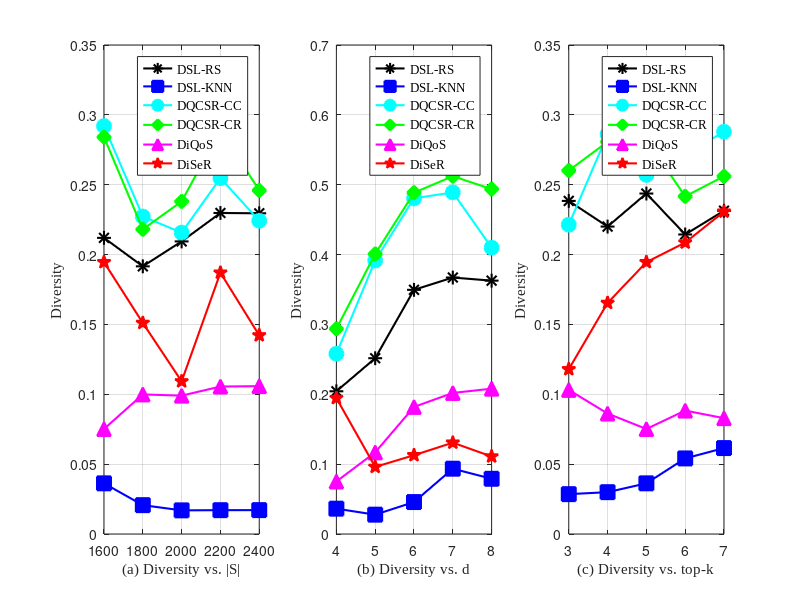

Write MATLAB code to recreate this figure.
clf;clear
% DCG vs. n
x=linspace(0,20,5);
y1=[0.21194912,0.19158352,0.2094175,0.22977357,0.22953479];
y2=[0.03625638,0.0206474,0.01692383,0.01705312,0.01709296];
y3=[0.29199984,0.22723792,0.21570304,0.254704,0.22421325];
y4=[0.2841235,0.21806386,0.23804087,0.28920259,0.24593586];
y5=[0.07516367,0.09990937,0.09902192,0.10553582,0.10581745];
y6=[0.1945413,0.15105552,0.10924673,0.18702012,0.14217918];
subplot(1,3,1)
plot(x,y1,'-k*','LineWidth',1.5,'MarkerFaceColor','k','MarkerSize',10)
hold on
plot(x,y2,'-bs','LineWidth',1.5,'MarkerFaceColor','b','MarkerSize',10)
hold on
plot(x,y3,'-co','LineWidth',1.5,'MarkerFaceColor','c','MarkerSize',10)
hold on
plot(x,y4,'-gd','LineWidth',1.5,'MarkerFaceColor','g','MarkerSize',10)
hold on
plot(x,y5,'-m^','LineWidth',1.5,'MarkerFaceColor','m','MarkerSize',10)
hold on
plot(x,y6,'-rp','LineWidth',1.5,'MarkerFaceColor','r','MarkerSize',10)
grid on
xlabel('\fontname{Times New Roman}(a) Diversity vs. |S|')
ylabel('\fontname{Times New Roman}Diversity')
legend('\fontname{Times New Roman}DSL-RS','\fontname{Times New Roman}DSL-KNN','\fontname{Times New Roman}DQCSR-CC','\fontname{Times New Roman}DQCSR-CR','\fontname{Times New Roman}DiQoS','\fontname{Times New Roman}DiSeR','Location', 'Best')
set(gca,'looseInset',[0,25,0,5])
set(gca, 'XTicklabel',{'1600','1800','2000','2200','2400'}); 
% DCG vs. d
x=4:8;
y1=[0.20428472,0.25162893,0.34951138,0.36711671,0.36266908];
y2=[0.03625638,0.02767379,0.04572904,0.09348967,0.07905116];
y3=[0.25807479,0.39148218,0.48042991,0.48905079,0.40991439];
y4=[0.293745,0.40085412,0.48855263,0.51215164,0.49375847];
y5=[0.07516367,0.11686508,0.18192977,0.20190252,0.20802267];
y6=[0.1945413,0.09604033,0.11278902,0.13073098,0.11093915];
subplot(1,3,2)
plot(x,y1,'-k*','LineWidth',1.5,'MarkerFaceColor','k','MarkerSize',10)
hold on
plot(x,y2,'-bs','LineWidth',1.5,'MarkerFaceColor','b','MarkerSize',10)
hold on
plot(x,y3,'-co','LineWidth',1.5,'MarkerFaceColor','c','MarkerSize',10)
hold on
plot(x,y4,'-gd','LineWidth',1.5,'MarkerFaceColor','g','MarkerSize',10)
hold on
plot(x,y5,'-m^','LineWidth',1.5,'MarkerFaceColor','m','MarkerSize',10)
hold on
plot(x,y6,'-rp','LineWidth',1.5,'MarkerFaceColor','r','MarkerSize',10)
grid on
xlabel('\fontname{Times New Roman}(b) Diversity vs. d')
ylabel('\fontname{Times New Roman}Diversity')
legend('\fontname{Times New Roman}DSL-RS','\fontname{Times New Roman}DSL-KNN','\fontname{Times New Roman}DQCSR-CC','\fontname{Times New Roman}DQCSR-CR','\fontname{Times New Roman}DiQoS','\fontname{Times New Roman}DiSeR','Location', 'Best')
set(gca,'looseInset',[0,25,0,5])
set(gca, 'XTicklabel',{'4','5','6','7','8'}); 
% DCG vs. k
x=3:7;
y1=[0.2384073,0.22004441,0.24368588,0.21437911,0.23137407];
y2=[0.02852208,0.02993653,0.03625638,0.05410068,0.06149732];
y3=[0.22137456,0.28608092,0.25698791,0.27142213,0.28793973];
y4=[0.26012733,0.28073755,0.28224182,0.2416688,0.25604957];
y5=[0.10314476,0.08622779,0.07516367,0.08833679,0.08290572];
y6=[0.1179194,0.16537957,0.1945413,0.20858321,0.23071714];
subplot(1,3,3)
plot(x,y1,'-k*','LineWidth',1.5,'MarkerFaceColor','k','MarkerSize',10)
hold on
plot(x,y2,'-bs','LineWidth',1.5,'MarkerFaceColor','b','MarkerSize',10)
hold on
plot(x,y3,'-co','LineWidth',1.5,'MarkerFaceColor','c','MarkerSize',10)
hold on
plot(x,y4,'-gd','LineWidth',1.5,'MarkerFaceColor','g','MarkerSize',10)
hold on
plot(x,y5,'-m^','LineWidth',1.5,'MarkerFaceColor','m','MarkerSize',10)
hold on
plot(x,y6,'-rp','LineWidth',1.5,'MarkerFaceColor','r','MarkerSize',10)
grid on
xlabel('\fontname{Times New Roman}(c) Diversity vs. top-k')
ylabel('\fontname{Times New Roman}Diversity')
legend('\fontname{Times New Roman}DSL-RS','\fontname{Times New Roman}DSL-KNN','\fontname{Times New Roman}DQCSR-CC','\fontname{Times New Roman}DQCSR-CR','\fontname{Times New Roman}DiQoS','\fontname{Times New Roman}DiSeR','Location', 'Best')
set(gca,'looseInset',[0,25,0,5])
set(gca, 'XTicklabel',{'3','4','5','6','7'}); 